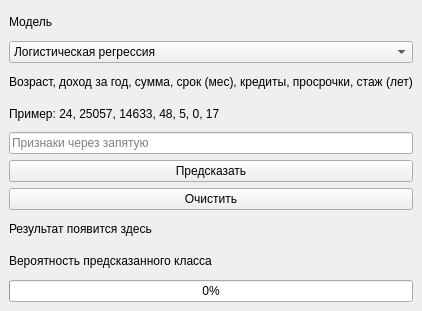
<?xml version="1.0" encoding="UTF-8"?>
<ui version="4.0">
 <class>MainWindow</class>
 <widget class="QMainWindow" name="MainWindow">
  <property name="geometry">
   <rect>
    <x>0</x>
    <y>0</y>
    <width>420</width>
    <height>311</height>
   </rect>
  </property>
  <property name="windowTitle">
   <string>Кредитный скоринг</string>
  </property>
  <widget class="QWidget" name="centralwidget">
   <layout class="QVBoxLayout" name="verticalLayout">
    <item>
     <widget class="QLabel" name="label_2">
      <property name="text">
       <string>Модель</string>
      </property>
     </widget>
    </item>
    <item>
     <widget class="QComboBox" name="comboBox">
      <item>
       <property name="text">
        <string>Логистическая регрессия</string>
       </property>
      </item>
      <item>
       <property name="text">
        <string>MLP</string>
       </property>
      </item>
     </widget>
    </item>
    <item>
     <widget class="QLabel" name="label">
      <property name="text">
       <string>Возраст, доход за год, сумма, срок (мес), кредиты, просрочки, стаж (лет)</string>
      </property>
     </widget>
    </item>
    <item>
     <widget class="QLabel" name="label_3">
      <property name="text">
       <string>Пример: 24, 25057, 14633, 48, 5, 0, 17</string>
      </property>
     </widget>
    </item>
    <item>
     <widget class="QLineEdit" name="lineEdit">
      <property name="placeholderText">
       <string>Признаки через запятую</string>
      </property>
     </widget>
    </item>
    <item>
     <widget class="QPushButton" name="pushButton">
      <property name="text">
       <string>Предсказать</string>
      </property>
     </widget>
    </item>
    <item>
     <widget class="QPushButton" name="pushButton_2">
      <property name="text">
       <string>Очистить</string>
      </property>
     </widget>
    </item>
    <item>
     <widget class="QLabel" name="label_4">
      <property name="text">
       <string>Результат появится здесь</string>
      </property>
      <property name="wordWrap">
       <bool>true</bool>
      </property>
     </widget>
    </item>
    <item>
     <widget class="QLabel" name="label_5">
      <property name="text">
       <string>Вероятность предсказанного класса</string>
      </property>
     </widget>
    </item>
    <item>
     <widget class="QProgressBar" name="progressBar">
      <property name="value">
       <number>0</number>
      </property>
     </widget>
    </item>
   </layout>
  </widget>
 </widget>
 <resources/>
 <connections/>
</ui>
